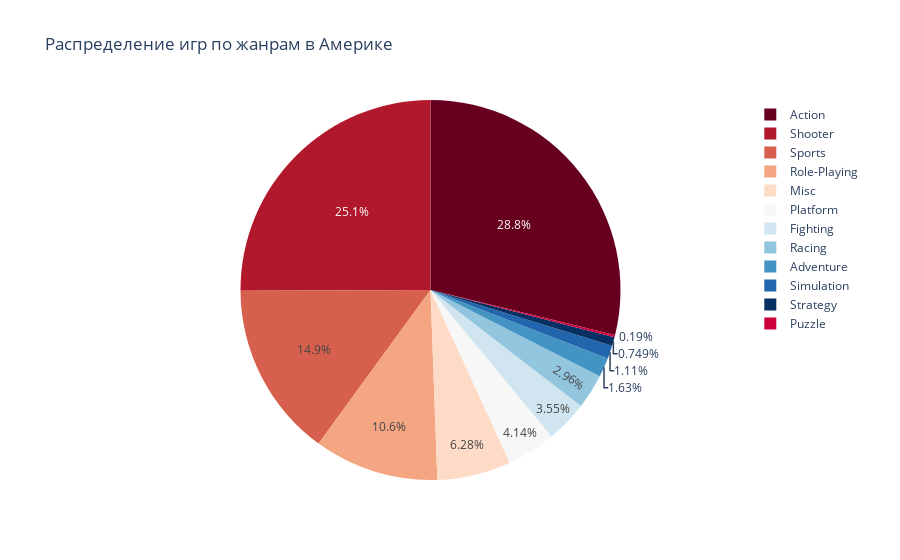

Notebook code for this chart:
### Code cell
fig = px.pie(df, values='na_sales', names='genre', color_discrete_sequence=px.colors.sequential.RdBu,
             title='Распределение игр по жанрам в Америке')
fig.show()

### Figure 1 — Plotly figure (JSON) as saved in the notebook; plotly's stock layout.template omitted (floating-point values rounded to 4 significant figures; data arrays with more than 128 entries replaced by an {"elided": "..."} marker saying what was removed)
{"data": [{"domain": {"x": [0, 1], "y": [0, 1]}, "hovertemplate": "genre=%{label}<br>na_sales=%{value}<extra></extra>", "labels": {"elided": "2237 str values"}, "legendgroup": "", "name": "", "showlegend": true, "type": "pie", "values": {"elided": "2237 float values"}}], "layout": {"legend": {"tracegroupgap": 0}, "piecolorway": ["rgb(103,0,31)", "rgb(178,24,43)", "rgb(214,96,77)", "rgb(244,165,130)", "rgb(253,219,199)", "rgb(247,247,247)", "rgb(209,229,240)", "rgb(146,197,222)", "rgb(67,147,195)", "rgb(33,102,172)", "rgb(5,48,97)"], "title": {"text": "Распределение игр по жанрам в Америке"}}}
